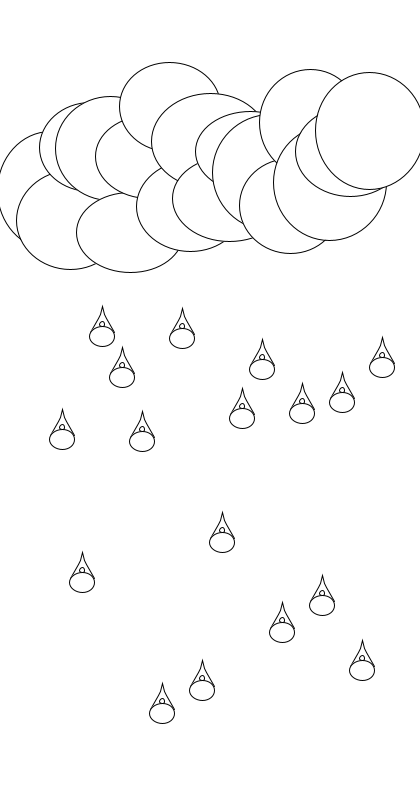
Frame 1 (no input)
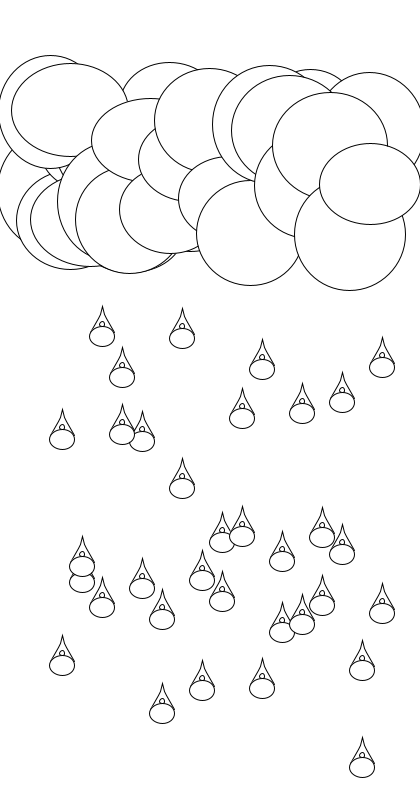
Frame 2 (the mouse pressed at the canvas centre, redrawn once)

The Processing sketch that drew these frames (run headless with seeded random() and noise(); the mouse was pressed at the canvas centre and the sketch redrawn once):

// Processing sketch: processing_19959
// ── processing_19959.pde

//import processing.pdf.*;

void setup() {
  size(420,800);//,PDF,"filename.pdf");

  background(255);
}




void draw() {
  for(int x=50; x < 380; x+=20) {
    ellipse(x, random(100,240), random(100,120), random(80,120));

    int y=floor(random(300,760));

    beginShape();
    vertex(x,y+26);
    vertex(x+8,y+12);
    vertex(x+10,y+8);
    vertex(x+12,y);
    vertex(x+14,y+8);
    vertex(x+16,y+12);
    vertex(x+24,y+26);
    endShape();

    ellipse(x+12,y+30,25,20);
    ellipse(x+12,y+18,5,5);
  }
 // println("Finished.");
noLoop();
}
 
                
